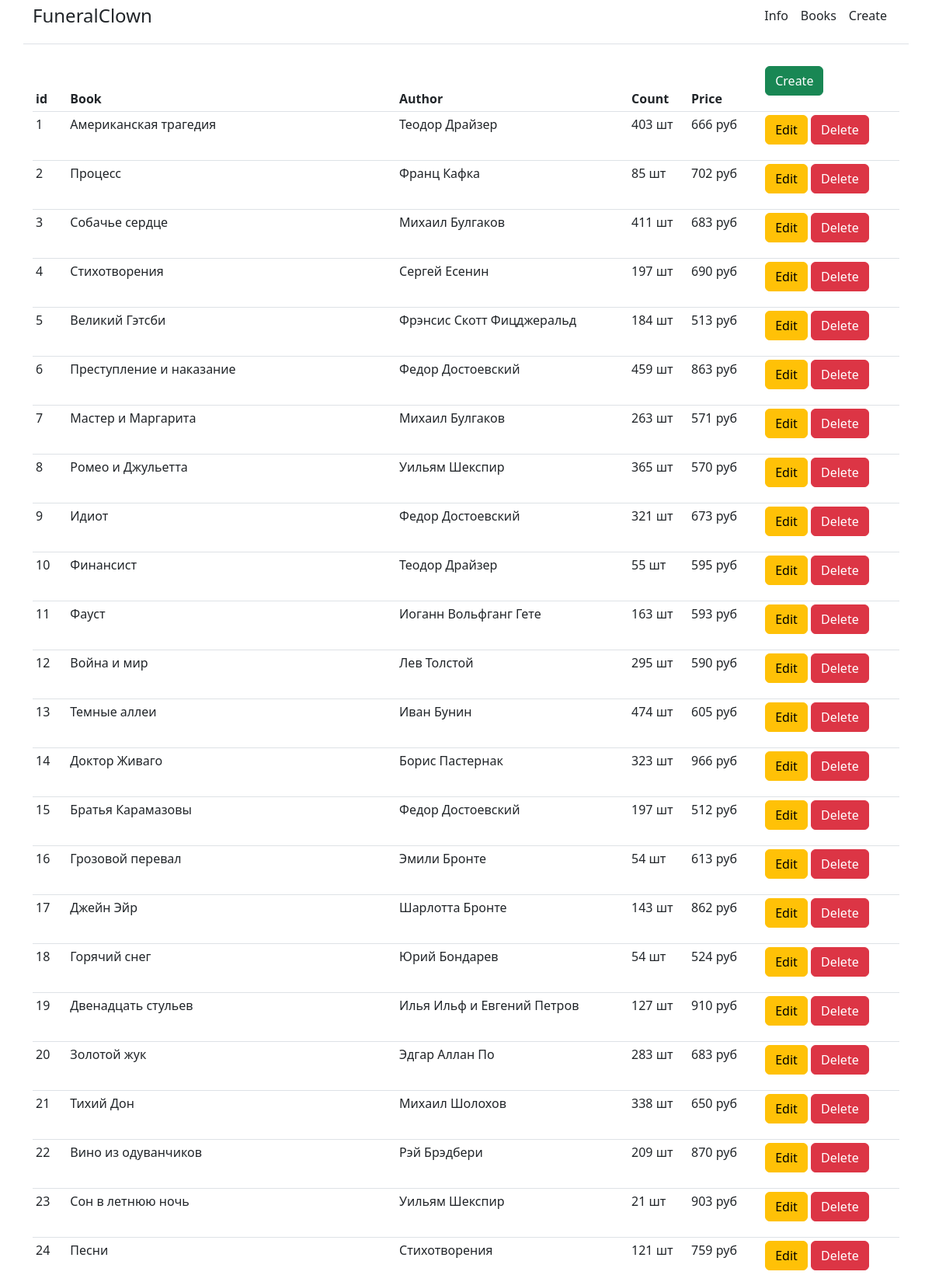
/books (upper part), run on the app's committed database.
### tables this page shows
CREATE TABLE books_shop(
                            id INTEGER PRIMARY KEY,
                            book TEXT NOT NULL,
                            author TEXT NOT NULL,
                            count INTEGER,
                            price INTEGER,
                            annotation text);

### server.py (the view, shortened to what this page needs)
class Books(Resource):
    def get(self):
        db_table = sqlitedb.read()
        headers = {'Content-Type': 'text/html'}
        return make_response(render_template('dbfull.html', db=db_table), 200, headers)

### sqlitedb.py (called while the page is built)
def connector(f):
    def wrapper(*args, **kwargs):
        try:
            sqlite_connection = sqlite3.connect(f'{db}')
            cursor = sqlite_connection.cursor()
            return f(cursor, sqlite_connection, *args, **kwargs)
        except sqlite3.Error as error:
            print(error)
        finally:
            if sqlite_connection:
                sqlite_connection.close()
                print('\n\nConnection close')
    return wrapper

@connector
def read(cursor, connection, id=0):
    if not id:
        pattern = f'''
                SELECT *
                FROM {table}
                '''
    else:
        pattern = f'''
                SELECT *
                FROM {table}
                WHERE id = {id}
                '''
    cursor.execute(pattern)
    return cursor.fetchall()

### templates/dbfull.html (shortened to what this page needs)
{% extends 'base.html' %}
{% block body %}
<div class="container">
    <table class="table table-sm">
        <thead class="thead-light">
        <tr>
            <th scope="col">id</th>
            <th scope="col">Book</th>
            <th scope="col">Author</th>
            <th scope="col">Count</th>
            <th scope="col">Price</th>
            <th scope="col"><p>
                <a class="btn btn-success" href="/editbooks">Create</a>
            </p></th>
        </tr>
        </thead>
        <tbody>
        {% for book in db %}
        <tr>
            <td><p class="card-title">{{ book[0] }}</td>
            <td><p class="card-text">{{ book[1] }}</p></td>
            <td><p class="card-text">{{ book[2] }}</p></td>
            <td><p class="card-text">{{ book[3] }} шт</p></td>
            <td><p class="card-text">{{ book[4] }} руб</p></td>
            <td><p>
                <a href="/edit/{{ book[0] }}" class="btn btn-warning"> Edit </a>
                <a href="/delete/{{ book[0] }}" class="btn btn-danger"> Delete </a>
            </p></td>
        </tr>
        {% endfor %}
        </tbody>
    </table>
</div>
{% endblock %}

### data on the page
books_shop: id "1", book "Американская трагедия", author "Теодор Драйзер", count "403", price "666"
books_shop: id "2", book "Процесс", author "Франц Кафка", count "85", price "702"
books_shop: id "3", book "Собачье сердце", author "Михаил Булгаков", count "411", price "683"
books_shop: id "4", book "Стихотворения", author "Сергей Есенин", count "197", price "690"
books_shop: id "5", book "Великий Гэтсби", author "Фрэнсис Скотт Фицджеральд", count "184", price "513"
books_shop: id "6", book "Преступление и наказание", author "Федор Достоевский", count "459", price "863"
books_shop: id "7", book "Мастер и Маргарита", author "Михаил Булгаков", count "263", price "571"
books_shop: id "8", book "Ромео и Джульетта", author "Уильям Шекспир", count "365", price "570"
books_shop: id "9", book "Идиот", author "Федор Достоевский", count "321", price "673"
books_shop: id "10", book "Финансист", author "Теодор Драйзер", count "55", price "595"
books_shop: id "11", book "Фауст", author "Иоганн Вольфганг Гете", count "163", price "593"
books_shop: id "12", book "Война и мир", author "Лев Толстой", count "295", price "590"
books_shop: id "13", book "Темные аллеи", author "Иван Бунин", count "474", price "605"
books_shop: id "14", book "Доктор Живаго", author "Борис Пастернак", count "323", price "966"
books_shop: id "15", book "Братья Карамазовы", author "Федор Достоевский", count "197", price "512"
books_shop: id "16", book "Грозовой перевал", author "Эмили Бронте", count "54", price "613"
books_shop: id "17", book "Джейн Эйр", author "Шарлотта Бронте", count "143", price "862"
books_shop: id "18", book "Горячий снег", author "Юрий Бондарев", count "54", price "524"
books_shop: id "19", book "Двенадцать стульев", author "Илья Ильф и Евгений Петров", count "127", price "910"
books_shop: id "20", book "Золотой жук", author "Эдгар Аллан По", count "283", price "683"
books_shop: id "21", book "Тихий Дон", author "Михаил Шолохов", count "338", price "650"
books_shop: id "22", book "Вино из одуванчиков", author "Рэй Брэдбери", count "209", price "870"
books_shop: id "23", book "Сон в летнюю ночь", author "Уильям Шекспир", count "21", price "903"
books_shop: id "24", book "Песни", author "Стихотворения", count "121", price "759"
